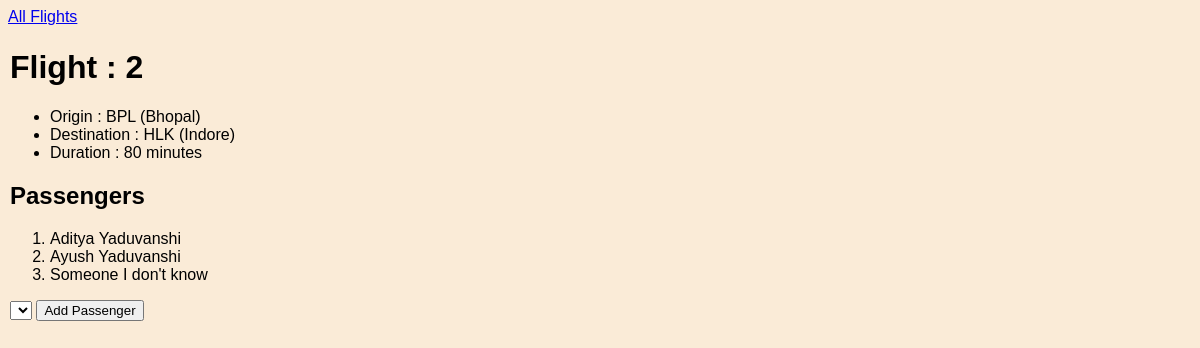
Page /flights/2 on the committed database.
### flights/models.py (models this page shows, shortened)
class Flight(models.Model):
    origin = models.ForeignKey("Airport", related_name=("departure"), on_delete=models.CASCADE)
    destination = models.ForeignKey("Airport", related_name=("arrival"),on_delete=models.CASCADE)
    duration = models.IntegerField()

class Airport(models.Model):
    code = models.CharField(max_length=3)
    city = models.CharField(max_length=64)
    def __str__(self):
        return f"{self.code} ({self.city})"

class Passenger(models.Model):
    first = models.CharField(max_length=64)
    last = models.CharField(max_length=64)
    flights = models.ManyToManyField("Flight", blank=True, related_name="passengers")
    def __str__(self):
        return f"{self.first} {self.last}"

### flights/views.py (the view)
# urls.py: path('<int:flight_id>', views.flight, name='flight'),
def flight(request, flight_id):
    flight = Flight.objects.get(id=flight_id)
    passengers = flight.passengers.all()
    nonpassengers = Passenger.objects.exclude(flights=flight).all()
    return render(request, "flights/flight.html",{
        "flight" : flight,
        "passengers" : passengers,
        "nonpassengers" : nonpassengers
    })

### flights/templates/flights/flight.html (shortened to what this page needs)
{% extends 'flights/layout.html' %}
{% block body %}
    <a href="{% url 'index' %}">All Flights</a>
    <div class="div-main">
        <div class="div-main-inside">
            <h1>Flight : {{ flight.id }}</h1>
            <ul>
                <li>Origin : {{ flight.origin }}</li>
                <li>Destination : {{ flight.destination }}</li>
                <li>Duration : {{ flight.duration }} minutes</li>
            </ul>
        </div>
        <div class="div-main-inside">
            <h2>Passengers</h2>
            <ol>
                {% for passenger in passengers %}
                    <li>{{ passenger }}</li>
                {% empty %}
                    <h3>No Passengers</h3>
                {% endfor %}
            </ol>
        </div>
        <form action="{% url 'book' flight.id %}" method="POST">
        <select name="passenger">
        </select>
        <input type="submit" value="Add Passenger">
        </form>
    </div>
{% endblock body %}

### flights/static/flights/style.css (style rules this page uses)
body { width: 100%; background-color: antiquewhite; font-family: Verdana, Geneva, Tahoma, sans-serif; color: black; font-size: 1rem; }
.div-main { width: 100%; padding: 2px; }
.div-main-inside { line-height: 2px solid grey; width: 100%; margin: auto; }

### rows in the picture
Flight: id "2", origin "BPL (Bhopal)", destination "HLK (Indore)", duration "80"
Passenger: first+last "Aditya Yaduvanshi"
Passenger: first+last "Ayush Yaduvanshi"
Passenger: first+last "Someone I don't know"
